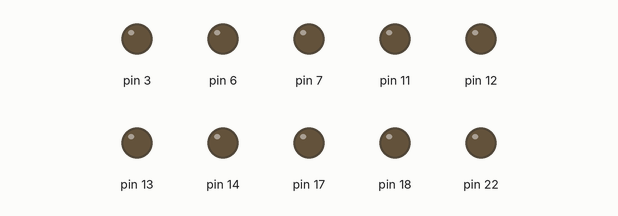
The sketch below on a simulated Arduino Uno, built with avr-gcc and run on an emulated ATmega328P. Parts: output pins drawn as LEDs (lit = HIGH). Pins used as bus, display or sensor lines are not drawn.

Above: at 0.5 s.
At 1.2 s:
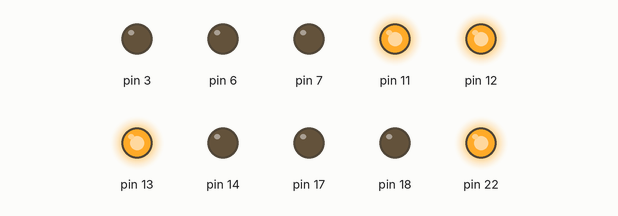
At 3.2 s:
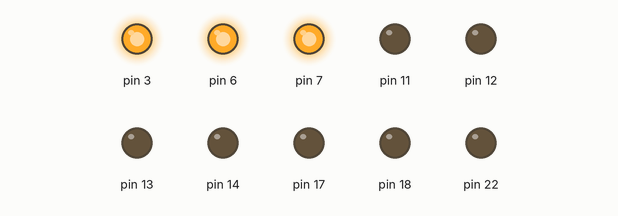
At 6.2 s:
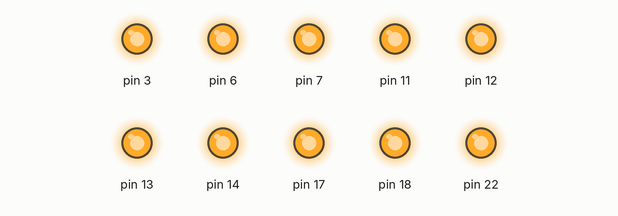
At 9.63 s:
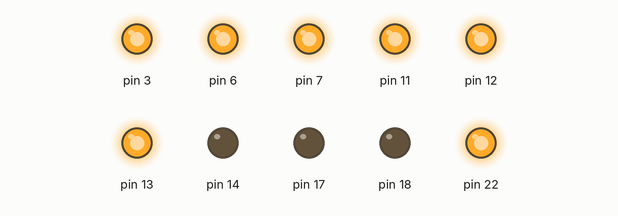
At 12.8 s:
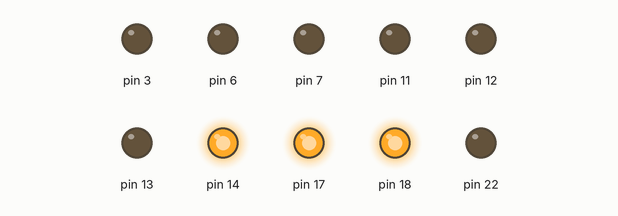
Timing chart, 0 to 13.8 s (numbered marks = the images above):
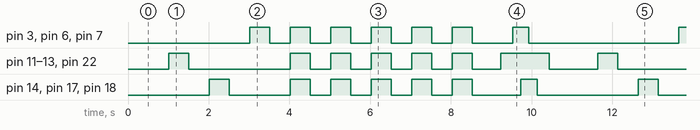

Measured:
- by itself, pin 3, pin 6, pin 7: repeats every 10.6 s: 5 × (LOW 0.50 s, HIGH 0.50 s), LOW 1.0 s, HIGH 0.40 s, LOW 3.7 s, HIGH 0.50 s
- by itself, pin 11–13, pin 22: repeats every 10.6 s: LOW 2.5 s, 4 × (HIGH 0.50 s, LOW 0.50 s), HIGH 0.50 s, LOW 0.70 s, HIGH 1.2 s, LOW 1.2 s, HIGH 0.50 s
- by itself, pin 14, pin 17, pin 18: repeats every 10.6 s: LOW 1.5 s, 4 × (HIGH 0.50 s, LOW 0.50 s), HIGH 0.50 s, LOW 1.2 s, HIGH 0.40 s, LOW 2.5 s, HIGH 0.50 s

The sketch:

Lab_9_record_TEST_9.3.ino
```cpp
#include "PCF8574.h"
#include <Wire.h>
PCF8574 PCF(0x20) ;
int P[] = { P0 , P1 , P2 , P3 , P4 , P5 , P6 , P7};
void setup() {
  Serial.begin(115200) ;
  PCF.begin();
  for(int j = 0 ; j<8 ;j++){
    PCF.pinMode(P[j], OUTPUT);
  }
}
void loop() {
  for(int i = 0 ; i<8 ; i++){
    PCF.digitalWrite(P[i],HIGH);
    delay(500) ;
    for(int i = 0 ; i<8 ; i++){
      PCF.digitalWrite(P[i], LOW);
    }
  }
  for(int i = 0 ; i<5 ; i++){
    PCF.digitalWrite(P0, HIGH);
    PCF.digitalWrite(P1, HIGH);
    PCF.digitalWrite(P2, HIGH);
    PCF.digitalWrite(P3, HIGH);
    PCF.digitalWrite(P4, HIGH);
    PCF.digitalWrite(P5, HIGH);
    PCF.digitalWrite(P6, HIGH);
    PCF.digitalWrite(P7, HIGH);
    delay(500) ;
    PCF.digitalWrite(P0, LOW);
    PCF.digitalWrite(P1, LOW);
    PCF.digitalWrite(P2, LOW);
    PCF.digitalWrite(P3, LOW);
    PCF.digitalWrite(P4, LOW);
    PCF.digitalWrite(P5, LOW);
    PCF.digitalWrite(P6, LOW);
    PCF.digitalWrite(P7, LOW);
    delay(500) ;
  }

  for(int i = 0 ; i<4 ; i++){
    PCF.digitalWrite(P[i], HIGH);
    delay(100) ;
  }
  for(int x = 7 ; x>=4 ; x--){
    PCF.digitalWrite(P[x], HIGH);
    delay(100) ;
  }
  for(int x = 7 ; x>=4 ; x--){
    PCF.digitalWrite(P[x], LOW);
    delay(100) ;
  }
  for(int i = 0 ; i<4 ; i++){
    PCF.digitalWrite(P[i], LOW);
    delay(100) ;
  }
}
```
